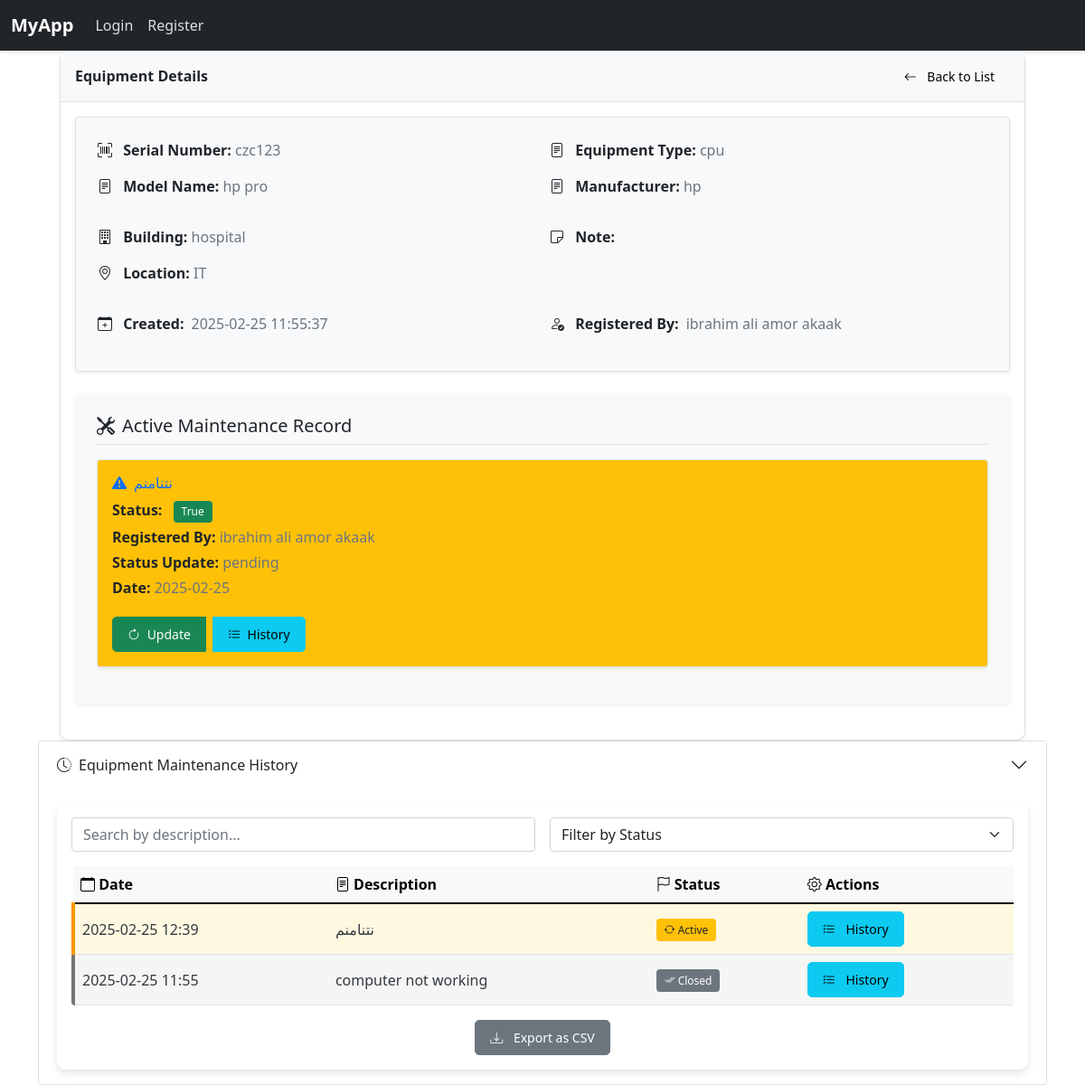
The page /equipment/czc123 on the database its author committed.
### app/models.py (models this page shows, shortened)
class Equipment(db.Model):
    __tablename__ = "equipment"
    sn = db.Column(db.String(50), primary_key=True, index=True)
    model_name = db.Column(db.String(100), nullable=False)
    equipment_type = db.Column(db.String(50), nullable=False)
    manufacturer = db.Column(db.String(100), nullable=False)
    locname = db.Column(db.String(100), nullable=False)
    building = db.Column(db.String(100), nullable=False)
    note = db.Column(db.String(200))
    created_at = db.Column(db.DateTime, default=get_muscat_time)
    created_by = db.Column(db.String(80), db.ForeignKey('user.staffno'), nullable=False)
    creator = db.relationship('User', backref=db.backref('created_equipment', lazy=True))
    maintenance_records = db.relationship('MaintenanceRecord', back_populates='equipment_rel', overlaps='equipment_ref')
    @property
    def get_active_maintenance(self):
            return MaintenanceRecord.query.filter_by(
                equipment_sn=self.sn,
                isactive=True
            ).first()
    from sqlalchemy.orm import aliased

class User(db.Model, UserMixin):
    __tablename__ = "user"
    staffno = db.Column( db.String(80), unique=True, nullable=False, primary_key=True, index=True)
    staffname = db.Column(db.String(80), nullable=False)
    isadmin = db.Column(db.Boolean, default=False)
    password_hash = db.Column(db.String(128), nullable=False)
    created_at = db.Column(db.DateTime, default=get_muscat_time)
    updated_at = db.Column(db.DateTime, default=get_muscat_time, onupdate=get_muscat_time)
    @staticmethod
    def get_user_name(staffno):
        user = User.query.filter_by(staffno=staffno).first()
        return user.staffname if user else 'Unknown User'
    registered_maintenance = relationship('MaintenanceRecord', back_populates='user')

class MaintenanceRecord(db.Model):
    __tablename__ = "maintenance_record"
    id = db.Column(db.Integer, primary_key=True)
    equipment_sn = db.Column(db.String(50), db.ForeignKey('equipment.sn'), nullable=False)
    registered_by = db.Column(db.Integer, db.ForeignKey('user.staffno'), nullable=False)
    maintenance_date = db.Column(db.DateTime, default=get_muscat_time)
    isactive = db.Column(db.Boolean, default=True)
    problem_description = db.Column(db.Text, nullable=False)
    equipment_rel = db.relationship('Equipment', back_populates='maintenance_records', overlaps='equipment_ref')
    user = relationship('User', back_populates='registered_maintenance')
    @property
    def latest_status(self):
        latest_status = MaintenanceStatus.query.filter_by(maintenance_id=self.id).order_by(MaintenanceStatus.status_date.desc()).first()
        if latest_status:
            print(f"Latest status for MaintenanceRecord {self.id}: {latest_status.status} on {latest_status.status_date}")
            return latest_status.status
        else:
            print(f"No status updates found for MaintenanceRecord {self.id}")
            return None

class MaintenanceStatus(db.Model):
    __tablename__ = 'maintenance_status'
    id = db.Column(db.Integer, primary_key=True)
    maintenance_id = db.Column(db.Integer, db.ForeignKey('maintenance_record.id'), nullable=False)
    company_id = db.Column(db.Integer, db.ForeignKey('companyuser.cid'))
    workshop_id = db.Column(db.Integer, db.ForeignKey('workshop.id'))
    status_date = db.Column(db.DateTime, default=get_muscat_time)
    status = db.Column(db.String(20), nullable=False)
    is_external = db.Column(db.Boolean, nullable=False, default=False)
    notes = db.Column(db.Text)
    registered_by = db.Column(db.Integer, db.ForeignKey('user.staffno'), nullable=False)
    maintenance_record = db.relationship(
        'MaintenanceRecord',
        backref=db.backref('status_updates', lazy='dynamic', cascade='all, delete-orphan')
    )
    workshop = db.relationship(
        'Workshop',
        backref=db.backref('status_updates', lazy='dynamic')
    )
    company = db.relationship(
        'CompanyUser',
        backref=db.backref('status_updates', lazy='dynamic')
    )
    user = db.relationship(
        'User',
        backref=db.backref('registered_status_updates', lazy='dynamic')
    )

### app/routers/equipment.py (the view)
@equipment_bp.route('/<string:sn>')
def read(sn):
    equipment = Equipment.query.get_or_404(sn)
    maintenance= MaintenanceRecord.query.filter_by(equipment_sn=sn).order_by(MaintenanceRecord.maintenance_date.desc()).all()
    form=MaintenanceRecordForm()
    formstatus=MaintenanceStatusForm()
    return render_template('equipment/detail.html',
                         equipment=equipment,maintenance=maintenance,
                         current_datetime=localtime,
                         current_user=current_user,get_user_name=User.get_user_name,form=form,formstatus=formstatus)

### app/templates/equipment/detail.html (shortened to what this page needs)
{% extends "base.html" %}
{% block content %}
<div class="card mx-4 shadow-sm border color-scheme-metallic">
    <div class="card-header color-scheme-raspberry d-flex justify-content-between align-items-center">
        <h3 class="card-title mb-0">Equipment Details</h3>
        <a href="{{ url_for('equipment.equipment_master') }}" class="btn btn-light btn-sm">
            <i class="bi bi-arrow-left"></i> Back to List
        </a>
    </div>
    <div class="card-body">
        <div class="row">
            <div class="col-md-12">
                <div class="card p-4 mb-4 border rounded shadow-sm" style="background-color: var(--light-color);">
                    <div class="row g-3 mb-3">
                        <div class="col-md-6">
                            <p><strong><i class="bi bi-upc-scan me-2"></i> Serial Number:</strong> <span class="text-muted">{{ equipment.sn }}</span></p>
                            <p><strong><i class="bi bi-file-text me-2"></i> Model Name:</strong> <span class="text-muted">{{ equipment.model_name }}</span></p>
                        </div>
                        <div class="col-md-6">
                            <p><strong><i class="bi bi-file-text me-2"></i> Equipment Type:</strong> <span class="text-muted">{{ equipment.equipment_type }}</span></p>
                            <p><strong><i class="bi bi-file-text me-2"></i> Manufacturer:</strong> <span class="text-muted">{{ equipment.manufacturer }}</span></p>
                        </div>
                    </div>
                    <div class="row g-3 mb-3">
                        <div class="col-md-6">
                            <p><strong><i class="bi bi-building me-2"></i> Building:</strong> <span class="text-muted">{{ equipment.building }}</span></p>
                            <p><strong><i class="bi bi-geo-alt me-2"></i> Location:</strong> <span class="text-muted">{{ equipment.locname }}</span></p>
                        </div>
                        <div class="col-md-6">
                            <p><strong><i class="bi bi-sticky me-2"></i> Note:</strong> </p>
                        </div>
                    </div>
                    <div class="row g-3">
                        <div class="col-md-6">
                            <p class="d-flex align-items-center"><strong><i class="bi bi-calendar-plus me-2"></i> Created:</strong> <span class="text-muted ms-2">{{ equipment.created_at.strftime('%Y-%m-%d %H:%M:%S') }}</span></p>
                        </div>
                        <div class="col-md-6">
                            <p class="d-flex align-items-center"><strong><i class="bi bi-person-check me-2"></i> Registered By:</strong> <span class="text-muted ms-2">{{ get_user_name(equipment.created_by) or equipment.created_by }}</span></p>
                        </div>
                    </div>
                </div>
            </div>
        </div>
        <div class="row">
            <div class="col-md-12">
              <div class="card shadow-sm border-0 rounded-3 p-4 mb-4" style="background-color: var(--light-color);">
                <h5 class="border-bottom pb-2 mb-3 d-flex align-items-center">
                  <i class="bi bi-tools me-2"></i> Active Maintenance Record
                </h5>
                <div class="overflow-auto" style="max-height: 300px;">
                  {% set active_maintenance = equipment.get_active_maintenance %}
                  {% if active_maintenance %}
                  <div class="mb-3 p-3 border rounded shadow-sm" style="background-color: var(--warning-color);">
                    <h6 class="mb-2 text-primary"><i class="bi bi-exclamation-triangle-fill me-2"></i>{{ active_maintenance.problem_description }}</h6>
                    <p class="mb-1"><strong>Status:</strong>
                      <span class="badge bg-success ms-2">{{ active_maintenance.isactive }}</span>
                    </p>
                    <p class="mb-1"><strong>Registered By:</strong>
                      <span class="text-muted">{{ get_user_name(active_maintenance.registered_by) or active_maintenance.registered_by }}</span>
                    </p>
                    <p class="mb-1"><strong>Status Update:</strong>
                      <span class="text-muted">{{ active_maintenance.latest_status }}</span>
                    </p>
                    <p class="mb-1"><strong>Date:</strong>
                      <span class="text-muted">{{ active_maintenance.maintenance_date.strftime('%Y-%m-%d') }}</span>
                    </p>
                    <div class="btn-group mt-3">
                        <button class="btn btn-sm btn-success me-2" data-bs-toggle="modal" data-bs-target="#addStatusModal" data-id="{{ active_maintenance.id }}">
                          <i class="bi bi-arrow-clockwise me-1"></i> Update
                        </button>
                        <button class="btn btn-sm btn-info" data-bs-toggle="modal" data-bs-target="#statusModal-{{ active_maintenance.id }}">
                          <i class="bi bi-list-check me-1"></i> History
                        </button>
                      </div>
                  </div>
                  {% include 'equipment/addstatusmodal.html' %}
                  {% endif %}
                </div>
              </div>
            </div>
          </div>
    </div>
<div class="accordion" id="equipmentAccordion">
    <div class="accordion-item">
        <h2 class="accordion-header" id="headingOne">
            <button class="accordion-button collapsed" type="button" data-bs-toggle="collapse" data-bs-target="#collapseOne" aria-expanded="false" aria-controls="collapseOne">
                <i class="bi bi-clock-history me-2"></i> Equipment Maintenance History
            </button>
        </h2>
        <div id="collapseOne" class="accordion-collapse collapse {% if equipment.maintenance_records %}show{% endif %}" aria-labelledby="headingOne" data-bs-parent="#equipmentAccordion">
            <div class="accordion-body">
                <div class="card border-0">
                    <div class="card-body">
                        <div class="row g-3 mb-3">
                            <div class="col-md-6">
                                <input type="text" class="form-control" id="searchMaintenance" placeholder="Search by description..." onkeyup="filterTable()">
                            </div>
                            <div class="col-md-6">
                                <select class="form-select" id="filterStatus" onchange="filterTable()">
                                    <option value="">Filter by Status</option>
                                </select>
                            </div>
                        </div>
                        {% if equipment.maintenance_records %}
                        <div class="table-responsive">
                            <table class="table table-hover" id="maintenanceTable">
                                <thead class="table-light">
                                    <tr>
                                        <th><i class="bi bi-calendar"></i> Date</th>
                                        <th><i class="bi bi-file-text"></i> Description</th>
                                        <th><i class="bi bi-flag"></i> Status</th>
                                        <th><i class="bi bi-gear"></i> Actions</th>
                                    </tr>
                                </thead>
                                <tbody>
                                    {% for maintenance in equipment.maintenance_records|sort(attribute='maintenance_date', reverse=true) %}
                                    <tr class="maintenance-record {% if maintenance.isactive %}active-record{% else %}closed-record{% endif %}">
                                        <td>{{ maintenance.maintenance_date.strftime('%Y-%m-%d %H:%M') }}</td>
                                        <td>
                                            <span title="{{ maintenance.problem_description }}" data-bs-toggle="tooltip">
                                                {{ maintenance.problem_description|truncate(50) }}
                                            </span>
                                        </td>
                                        <td>
                                            {% if maintenance.isactive %}
                                            <span class="badge bg-warning text-dark">
                                                <i class="bi bi-arrow-repeat"></i> Active
                                            </span>
                                            {% else %}
                                            <span class="badge bg-secondary">
                                                <i class="bi bi-check2-all"></i> Closed
                                            </span>
                                            {% endif %}
                                        </td>
                                        <td>
                                            <div class="btn-group">
                                                <button class="btn btn-info btn-sm" data-bs-toggle="modal" data-bs-target="#statusModal-{{ maintenance.id }}" data-bs-toggle="tooltip" title="View Status History">
                                                    <i class="bi bi-list-check"></i> History
                                                </button>
                                            </div>
                                        </td>
                                    </tr>
                                    {% endfor %}
                                </tbody>
                            </table>
                        </div>
                        <div class="text-center mt-3">
                            <button class="btn btn-secondary btn-sm" onclick="exportTableToCSV('maintenance_history.csv')">
                                <i class="bi bi-download me-2"></i> Export as CSV
                            </button>
                        </div>
                        {% endif %}
                    </div>
                </div>
            </div>
        </div>
    </div>
</div>
</div>
{% endblock %}

### rows shown on the page
Equipment: sn "czc123", model_name "hp pro", equipment_type "cpu", manufacturer "hp", building "hospital", locname "IT", created_at "2025-02-25 11:55:37", created_by.staffname "ibrahim ali amor akaak"
MaintenanceRecord: problem_description "نتنامنم", isactive "True", registered_by.staffname "ibrahim ali amor akaak", maintenance_date "2025-02-25", maintenance_date "2025-02-25 12:39", shows "Active"
MaintenanceStatus: latest_status "pending"
MaintenanceRecord: maintenance_date "2025-02-25 11:55", problem_description "computer not working", isactive False (drawn)
